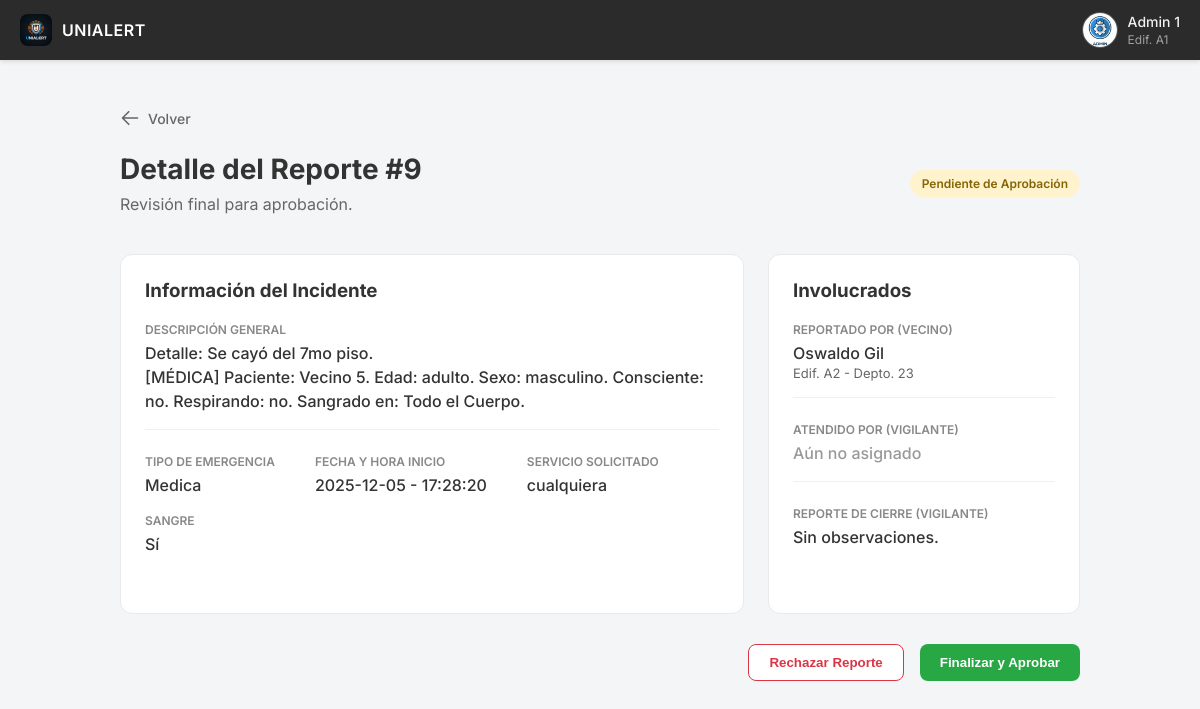
Before: /Admin/DetalleAprobacion.php?id=9 (signed in) with the older database file.
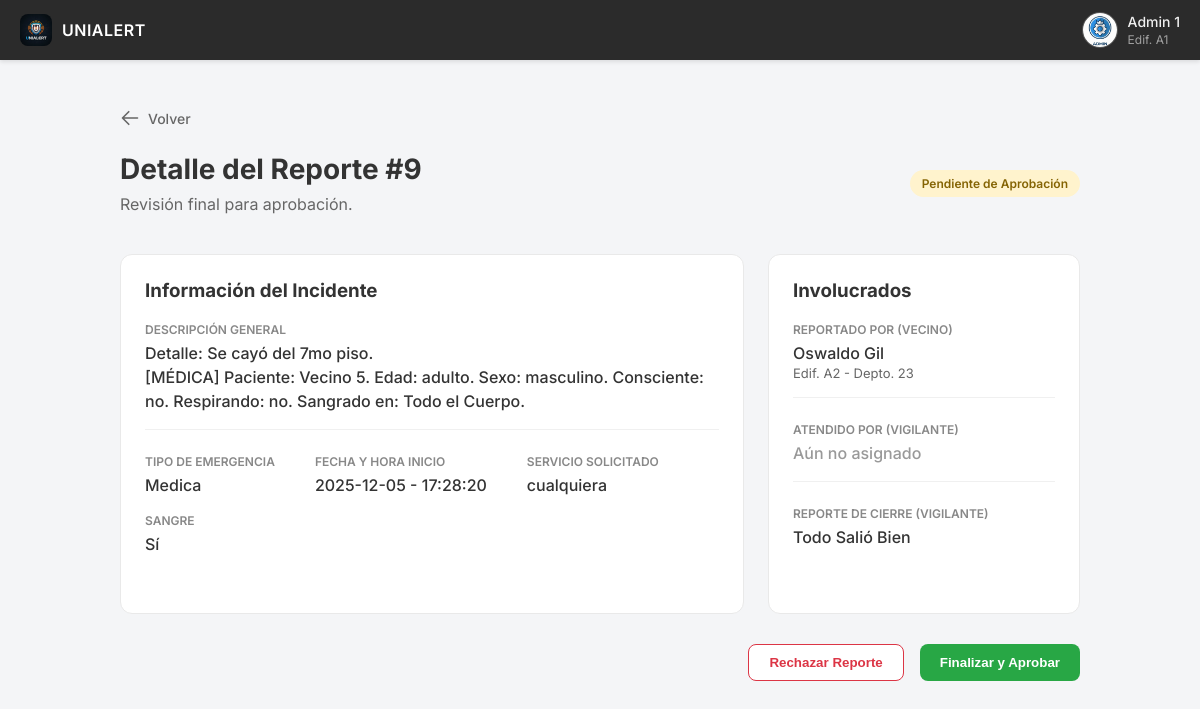
After: the same page with the newer database file.
### tables this page shows
CREATE TABLE `incidentes` (
  `IdIncidente` int(11) NOT NULL,
  `IdUsuario` int(11) NOT NULL,
  `IdVigilante` int(11) DEFAULT NULL,
  `EdificioAfectado` varchar(50) DEFAULT NULL,
  `DepartamentoAfectado` varchar(50) DEFAULT NULL,
  `Sangre` tinyint(1) DEFAULT 0,
  `TipoEmergencia` varchar(50) DEFAULT NULL,
  `PublicoOPrivado` varchar(20) DEFAULT NULL,
  `Armas` tinyint(1) DEFAULT 0,
  `Descripcion` text DEFAULT NULL,
  `Fecha` date DEFAULT curdate(),
  `HoraInicio` time DEFAULT curtime(),
  `HoraFin` time DEFAULT NULL,
  `AccionesGuardia` text DEFAULT NULL,
  `Aprobado` tinyint(4) DEFAULT 0,
  `Finalizado` tinyint(1) NOT NULL DEFAULT 0
);

CREATE TABLE `usuarios` (
  `IdUsuario` int(11) NOT NULL,
  `IdRol` int(11) NOT NULL,
  `Nombre` varchar(100) NOT NULL,
  `ApPaterno` varchar(100) NOT NULL,
  `ApMaterno` varchar(100) DEFAULT NULL,
  `Correo` varchar(100) DEFAULT NULL,
  `Edificio` varchar(50) DEFAULT NULL,
  `Departamento` varchar(50) DEFAULT NULL,
  `Contador` int(11) DEFAULT 0,
  `Activo` tinyint(1) DEFAULT 1
);

### Admin/DetalleAprobacion.php (the view, shortened to what the changed rows need)
<?php
include '../Backend/conexion.php';
$idIncidente = $_GET['id'];
$sql = "SELECT I.*,
               U.Nombre as NomVecino, U.ApPaterno as ApeVecino, U.Edificio as EdifVecino, U.Departamento as DeptoVecino,
               V.Nombre as NomVigilante, V.ApPaterno as ApeVigilante
        FROM Incidentes I
        JOIN Usuarios U ON I.IdUsuario = U.IdUsuario
        LEFT JOIN Usuarios V ON I.IdVigilante = V.IdUsuario
        WHERE I.IdIncidente = ?";
$stmt = $conn->prepare($sql);
$stmt->bind_param("i", $idIncidente);
$stmt->execute();
$resultado = $stmt->get_result();
$reporte = $resultado->fetch_assoc();
?>
<!DOCTYPE html>
<html lang="es">
<head>
    <link rel="stylesheet" href="../CSS/style.css">
</head>
<body class="body-admin">
    <main class="admin-container">
        <div class="page-header" style="text-align: left; display: flex; justify-content: space-between; align-items: center;">
            <div>
                <h1>Detalle del Reporte #<?php echo $reporte['IdIncidente']; ?></h1>
                <p>Revisión final para aprobación.</p>
            </div>
        </div>
        <div class="detail-grid">
            <div class="detail-card">
                <div class="detail-section">
                    <span class="detail-label">Descripción General</span>
                    <p class="detail-value" style="white-space: pre-line;"><?php echo $reporte['Descripcion']; ?></p>
                </div>
                <div class="info-row">
                    <div>
                        <span class="detail-label">Tipo de Emergencia</span>
                        <span class="detail-value" style="text-transform: capitalize;"><?php echo $reporte['TipoEmergencia']; ?></span>
                    </div>
                    <div>
                        <span class="detail-label">Fecha y Hora Inicio</span>
                        <span class="detail-value"><?php echo $reporte['Fecha'] . " - " . $reporte['HoraInicio']; ?></span>
                    </div>
                    <div>
                        <span class="detail-label">Servicio Solicitado</span>
                        <span class="detail-value"><?php echo $reporte['PublicoOPrivado']; ?></span>
                    </div>
                </div>
            </div>
            <div class="detail-card">
                <div class="detail-section">
                    <span class="detail-label">Reportado por (Vecino)</span>
                    <p class="detail-value"><?php echo $reporte['NomVecino'] . " " . $reporte['ApeVecino']; ?></p>
                    <p style="font-size: 13px; color: #666;">
                        <?php echo "Edif. " . $reporte['EdifVecino'] . " - Depto. " . $reporte['DeptoVecino']; ?>
                    </p>
                </div>
                <div class="detail-section">
                    <span class="detail-label">Reporte de Cierre (Vigilante)</span>
                    <p class="detail-value"><?php echo $reporte['AccionesGuardia'] ? $reporte['AccionesGuardia'] : 'Sin observaciones.'; ?></p>
                </div>
            </div>
        </div>
    </main>
</body>
</html>

Changed rows visible on the page:
changed incidentes "Medica": AccionesGuardia (not shown) → "Todo Salió Bien"
Other visible differences:
text no longer shown: "Sin observaciones."
